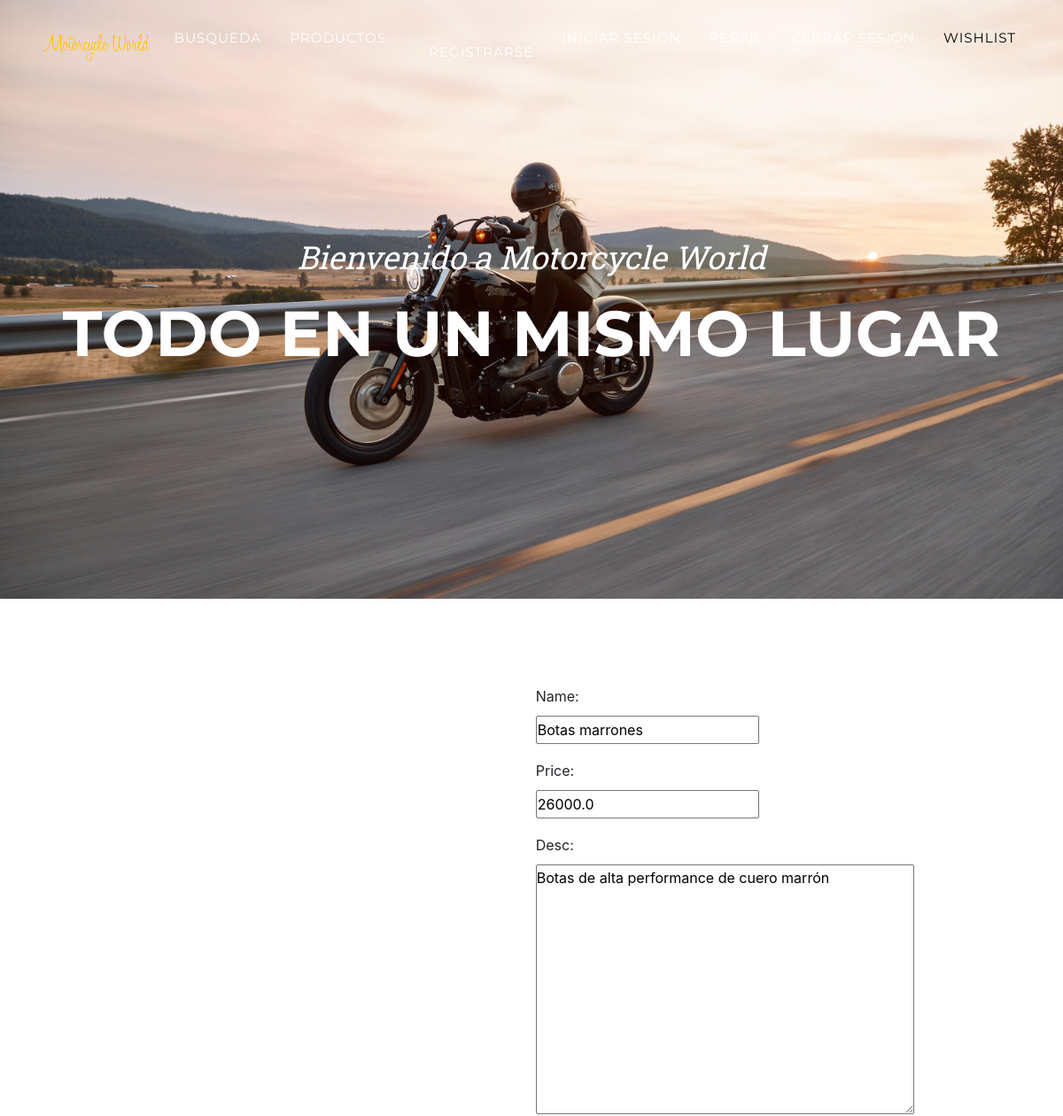
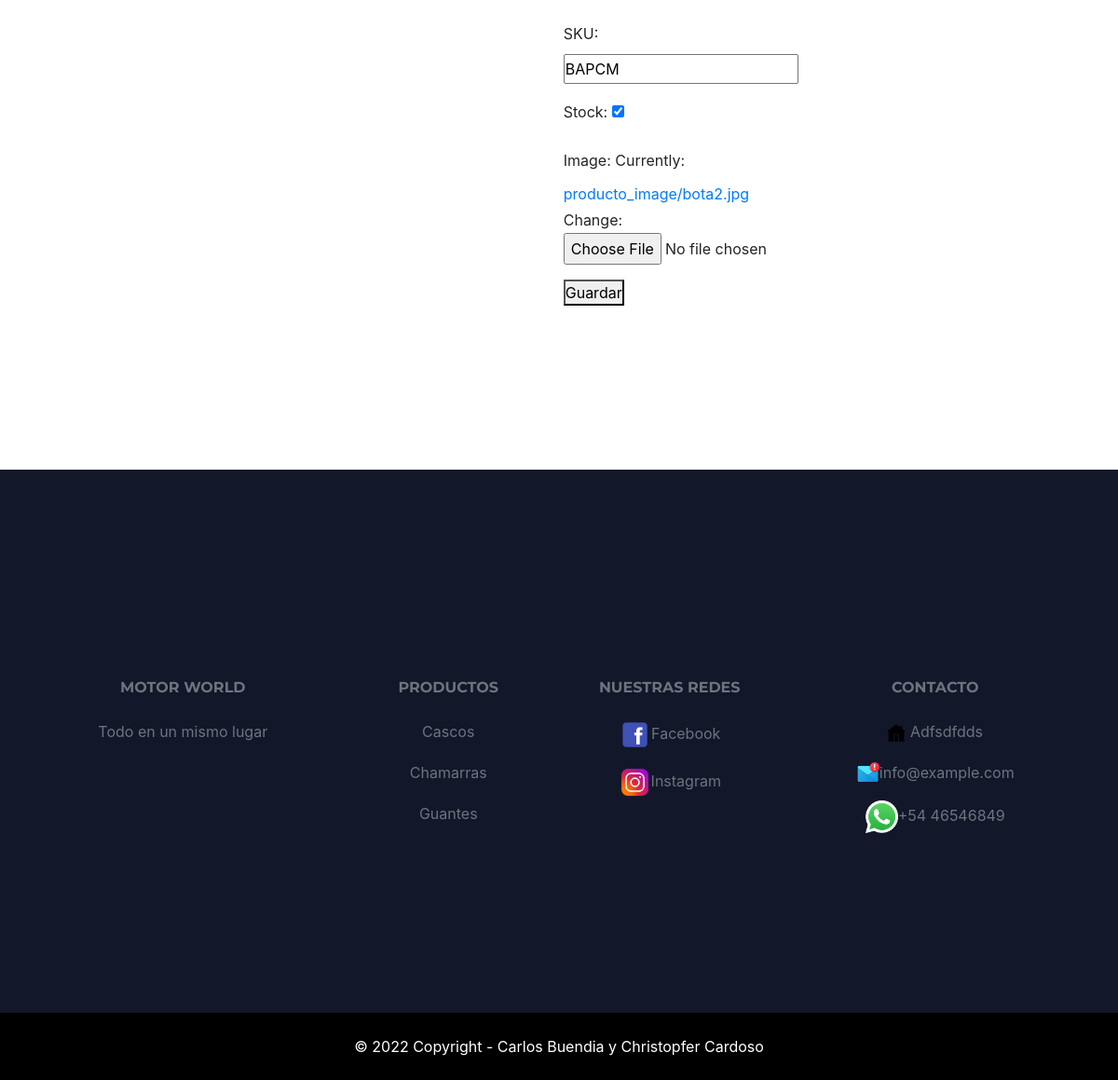
/actualizarProducto/19/ (signed in), run on the app's committed database (2 pictures, top to bottom).
### AppFinal/models.py (models this page shows)
class Product(models.Model):
    name = models.CharField(max_length= 40)
    price = models.FloatField()
    desc = models.TextField()
    SKU = models.CharField(max_length=30)
    stock = models.BooleanField(default= True)
    image = models.ImageField(upload_to='producto_image', default='producto_image/descarga.png')
    users_wishlist = models.ManyToManyField(settings.AUTH_USER_MODEL, related_name="user_wishlist", blank=True)
    class Meta:
        verbose_name = 'producto'
        verbose_name_plural = 'productos'

### AppFinal/views.py (the view)
class UpdateProduct(LoginRequiredMixin, UpdateView):
    model = Product
    template_name = 'AppFinal/actualizarProducto.html'
    fields = ["name", "price", "desc","SKU","stock","image"]
    success_url = reverse_lazy("Productos")

### AppFinal/templates/AppFinal/actualizarProducto.html (shortened to what this page needs)
{% extends "AppFinal/padre.html" %}
    {% block Contenido %}
    <section class="py-5">
        <div class="container my-5">
            <div class="row justify-content-center">
                <div class="col-lg-6">
                    <form method="post" enctype="multipart/form-data">
                        {{ form.as_p }}
                        <button type="submit">Guardar</button>
                </div>
            </div>
        </div>
    </section>
    {% endblock %}

### data on the page
Product: name "Botas marrones", price "26000.0", desc "Botas de alta performance de cuero marrón", SKU "BAPCM", stock "☑"
